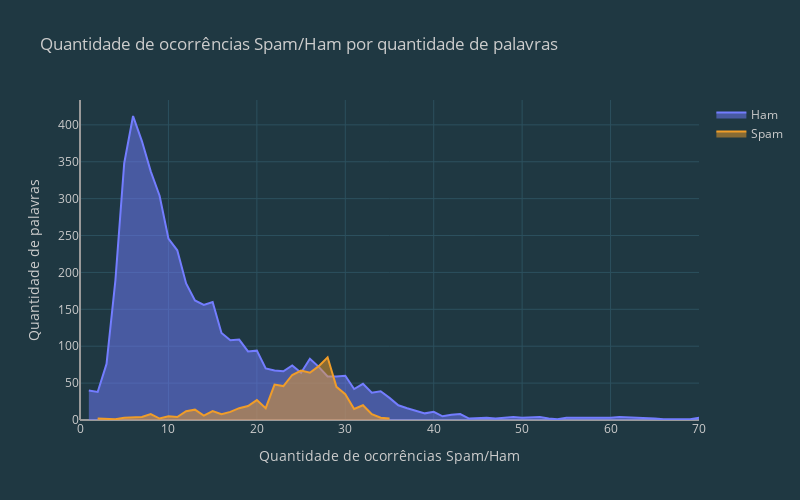

Notebook cell for this chart:
### Code cell
fig = go.Figure()
fig.add_trace(go.Scatter(x=ham_df.index, y=ham_df.values, name='Ham', fill='tozeroy'))
fig.add_trace(go.Scatter(x=spam_df.index, y=spam_df.values, name='Spam', fill='tozeroy'))
fig.update_layout(
    title='<span>Quantidade de ocorrências Spam/Ham por quantidade de palavras</span>', 
    autosize=False,
    width=800,
    height=500,
    xaxis=dict(title='<span>Quantidade de ocorrências Spam/Ham</span>'),
    yaxis=dict(title='<span>Quantidade de palavras</span>'),
    template='my_theme'
    )

fig.update_xaxes(range=[0, 70])

### Figure 1 — Plotly figure (JSON) as saved in the notebook; plotly's stock layout.template omitted (floating-point values rounded to 4 significant figures)
{"data": [{"fill": "tozeroy", "name": "Ham", "type": "scatter", "x": [1, 2, 3, 4, 5, 6, 7, 8, 9, 10, 11, 12, 13, 14, 15, 16, 17, 18, 19, 20, 21, 22, 23, 24, 25, 26, 27, 28, 29, 30, 31, 32, 33, 34, 35, 36, 37, 38, 39, 40, 41, 42, 43, 44, 45, 46, 47, 48, 49, 50, 52, 53, 54, 55, 56, 57, 58, 59, 60, 61, 62, 63, 65, 66, 69, 70, 71, 72, 73, 76, 77, 80, 88, 89, 95, 96, 99, 119, 121, 125, 162, 171], "y": [40, 38, 76, 189, 348, 412, 378, 337, 304, 246, 230, 185, 162, 156, 160, 118, 108, 109, 93, 94, 70, 67, 66, 74, 64, 83, 72, 59, 59, 60, 42, 49, 37, 39, 30, 20, 16, 12, 9, 11, 5, 7, 8, 2, 3, 3, 2, 3, 4, 3, 4, 2, 1, 3, 3, 2, 3, 2, 3, 4, 4, 3, 2, 1, 1, 3, 1, 2, 3, 1, 2, 1, 1, 1, 1, 2, 1, 1, 1, 2, 1, 1]}, {"fill": "tozeroy", "name": "Spam", "type": "scatter", "x": [2, 3, 4, 5, 6, 7, 8, 9, 10, 11, 12, 13, 14, 15, 16, 17, 18, 19, 20, 21, 22, 23, 24, 25, 26, 27, 28, 29, 30, 31, 32, 33, 34, 35], "y": [2, 1, 1, 3, 4, 4, 8, 2, 5, 4, 12, 14, 6, 12, 8, 11, 16, 19, 27, 16, 48, 46, 61, 67, 64, 73, 85, 45, 35, 15, 20, 8, 3, 2]}], "layout": {"autosize": false, "height": 500, "title": {"text": "<span>Quantidade de ocorrências Spam/Ham por quantidade de palavras</span>"}, "width": 800, "xaxis": {"range": [0, 70], "title": {"text": "<span>Quantidade de ocorrências Spam/Ham</span>"}}, "yaxis": {"title": {"text": "<span>Quantidade de palavras</span>"}}}}
